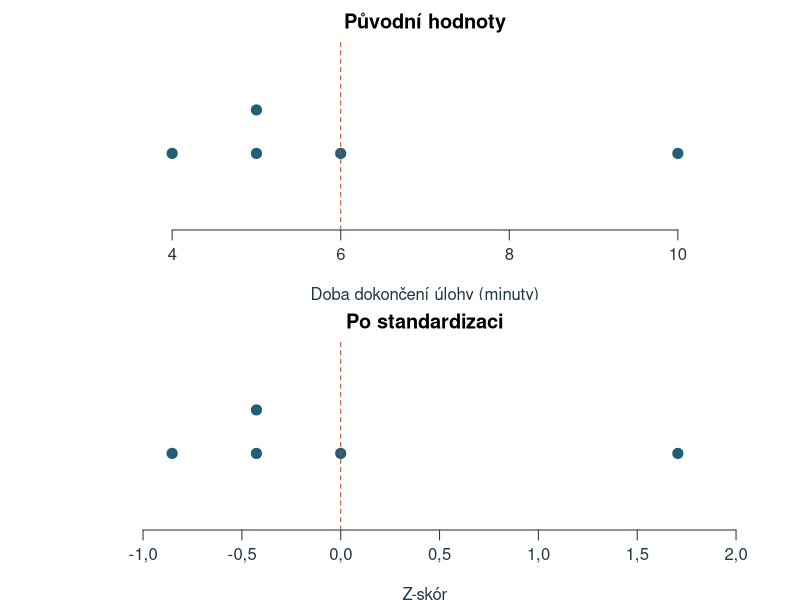
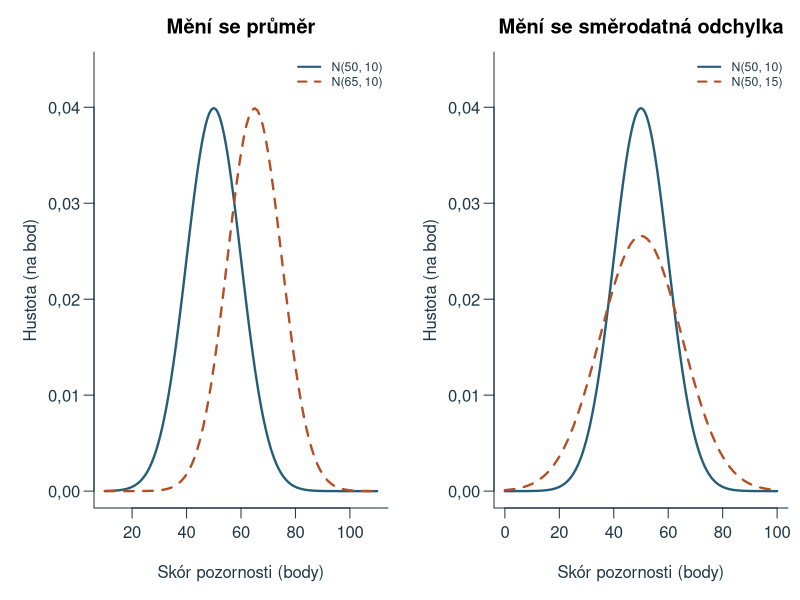
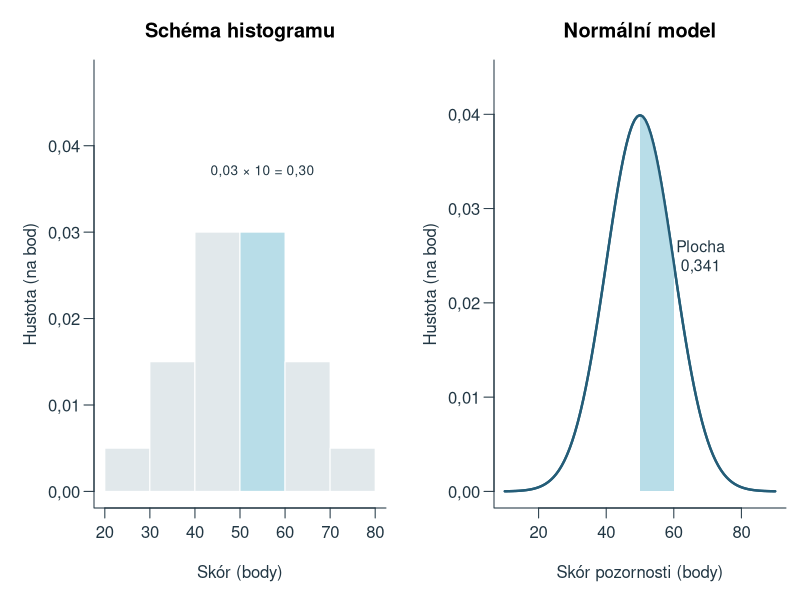
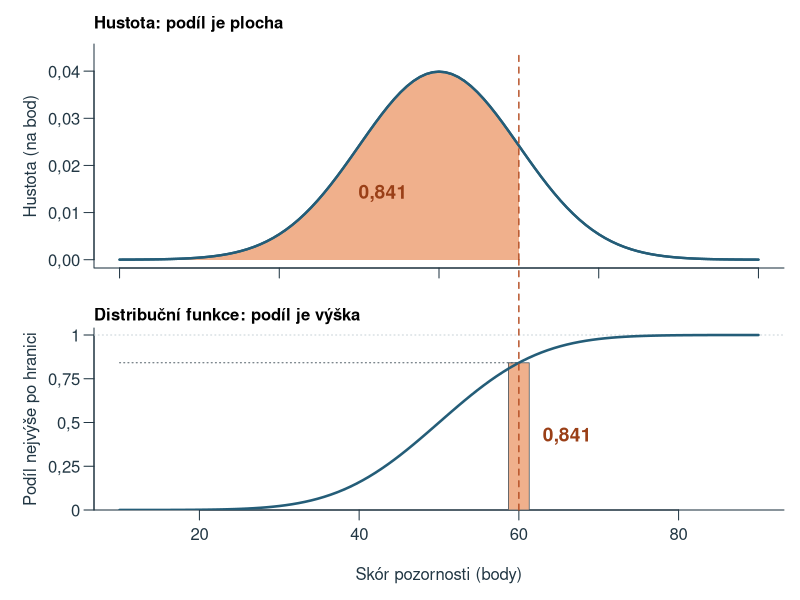
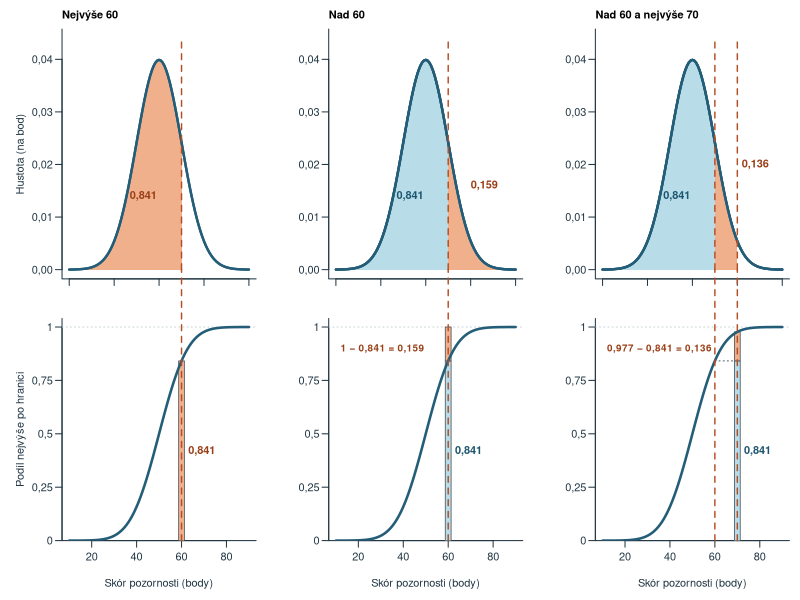
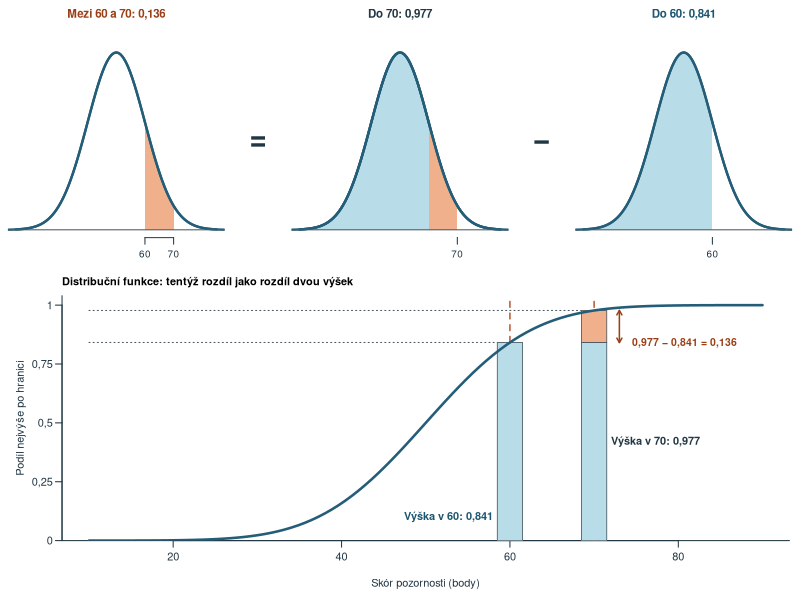
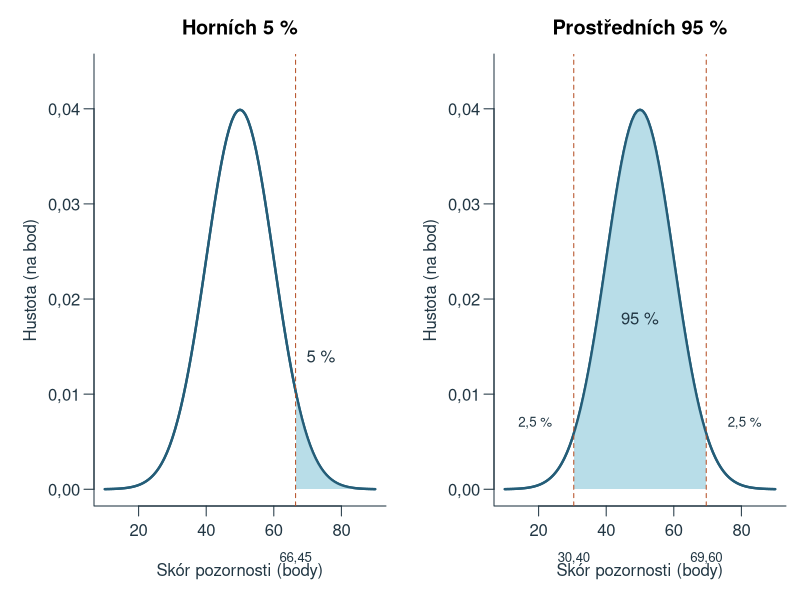
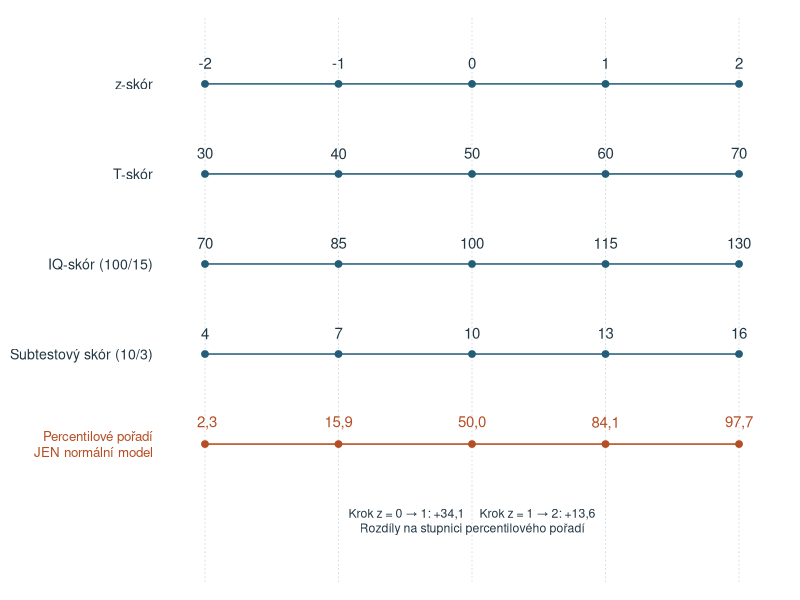

Reproduce these figures in R, in order.
# Original teaching examples; base R, UTF-8, deterministic project-root paths.
ch4_data <- read.csv('data/kapitola_04.csv', fileEncoding='UTF-8')
ch4_x <- ch4_data$skor_body
ch4_p <- (seq_along(ch4_x)-.5)/length(ch4_x)
ch4_z <- qnorm(ch4_p)
ch4_reference <- mean(ch4_x)+sd(ch4_x)*ch4_z
ch4_sten_breaks <- c(-Inf,seq(-2,2,.5),Inf)
ch4_stanine_breaks <- c(-Inf,seq(-1.75,1.75,.5),Inf)
ch4_sten <- function(z) as.integer(cut(z,ch4_sten_breaks,right=TRUE))
ch4_stanine <- function(z) as.integer(cut(z,ch4_stanine_breaks,right=TRUE))
ch4_sten_proportions <- diff(pnorm(ch4_sten_breaks))
ch4_stanine_proportions <- diff(pnorm(ch4_stanine_breaks))
ch4_out <- 'assets/chapter-04/plots'
ch4_old_options <- options(OutDec=',')
dir.create(ch4_out,recursive=TRUE,showWarnings=FALSE)
ch4_blue <- '#245D78'; ch4_orange <- '#B54E24'; ch4_fill <- '#B8DDE8'; ch4_gray <- '#4D5A63'
ch4_draw <- function(name,code,width=8,height=4.5) {
  svg(file.path(ch4_out,paste0(name,'.svg')),width=width,height=height,family='sans',bg='white')
  par(mar=c(4.5,4.5,2.6,.8),mgp=c(2.7,.7,0),las=1,col.axis='#223744',col.lab='#223744',fg='#223744',cex=.9)
  force(code); dev.off()
}
ch4_curve <- function(mu=50,sigma=10,main='',xlim=c(10,90),ylim=c(0,.044)) {
  x <- seq(xlim[1],xlim[2],length.out=1001)
  plot(x,dnorm(x,mu,sigma),type='l',lwd=2.3,col=ch4_blue,xlab='Skór pozornosti (body)',ylab='Hustota (na bod)',main=main,xlim=xlim,ylim=ylim,bty='l')
}
ch4_area <- function(lower,upper,mu=50,sigma=10,fill=ch4_fill) {
  v <- seq(max(lower,mu-4*sigma),min(upper,mu+4*sigma),length.out=400)
  polygon(c(v[1],v,tail(v,1)),c(0,dnorm(v,mu,sigma),0),col=fill,border=NA)
  curve(dnorm(x,mu,sigma),add=TRUE,lwd=2.3,col=ch4_blue)
}
ch4_draw('standardizace', {
  par(mfrow=c(2,1),mar=c(3.5,3.5,2.1,1))
  v <- c(4,5,5,6,10); z <- (v-mean(v))/sd(v); h <- c(1,1,1.25,1,1)
  for(k in 1:2) {
    a <- if(k==1) v else z
    plot(a,h,pch=19,cex=1.35,col=ch4_blue,yaxt='n',ylab='',ylim=c(.6,1.6),xlim=range(a)+c(-.15,.15)*diff(range(a)),bty='n',xlab=if(k==1)'Doba dokončení úlohy (minuty)' else 'Z-skór',main=if(k==1)'Původní hodnoty' else 'Po standardizaci')
    abline(v=if(k==1)mean(v) else 0,lty=2,col=ch4_orange)
  }
},height=5)
ch4_draw('parametry', {
  par(mfrow=c(1,2),mar=c(4.6,4.7,2.6,.6))
  ch4_curve(main='Mění se průměr',xlim=c(10,110))
  curve(dnorm(x,65,10),add=TRUE,col=ch4_orange,lwd=2.3,lty=2)
  legend('topright',c('N(50, 10)','N(65, 10)'),col=c(ch4_blue,ch4_orange),lty=1:2,lwd=2,bty='n',cex=.74)
  ch4_curve(main='Mění se směrodatná odchylka',xlim=c(0,100))
  curve(dnorm(x,50,15),add=TRUE,col=ch4_orange,lwd=2.3,lty=2)
  legend('topright',c('N(50, 10)','N(50, 15)'),col=c(ch4_blue,ch4_orange),lty=1:2,lwd=2,bty='n',cex=.74)
},width=10)
ch4_draw('hustota', {
  par(mfrow=c(1,2),mar=c(4.6,4.7,3,.7))
  plot(NA,xlim=c(20,80),ylim=c(0,.048),xlab='Skór (body)',ylab='Hustota (na bod)',main='Schéma histogramu',bty='l')
  b <- seq(20,80,10); heights <- c(.005,.015,.03,.03,.015,.005)
  rect(b[-7],0,b[-1],heights,col=c(rep('#E1E8EB',3),ch4_fill,rep('#E1E8EB',2)),border='white')
  text(55,.037,'0,03 × 10 = 0,30',cex=.82)
  ch4_curve(main='Normální model')
  ch4_area(50,60)
  text(68,.025,'Plocha\n0,341',cex=.95)
},width=9)
# Density above, distribution function below: the coloured area equals the coloured height.
ch4_hi <- '#F0B08C'; ch4_hi_text <- '#9A3F17'; ch4_lo <- ch4_fill; ch4_lo_text <- '#1D5670'
ch4_fmt <- function(v) format(round(v,3),nsmall=3)
ch4_F <- function(x) pnorm(x,50,10)
ch4_top_mar <- c(1.6,4.7,2.2,.8); ch4_bottom_mar <- c(4.5,4.7,1.4,.8)
ch4_density_panel <- function(title,ylab='Hustota (na bod)') {
  par(mar=ch4_top_mar)
  x <- seq(10,90,length.out=1001)
  plot(x,dnorm(x,50,10),type='n',xlab='',ylab=ylab,xlim=c(10,90),ylim=c(0,.044),bty='l',xaxt='n')
  axis(1,at=seq(10,90,20),labels=FALSE)
  title(main=title,adj=0,cex.main=1)
}
ch4_density_line <- function() curve(dnorm(x,50,10),from=10,to=90,add=TRUE,lwd=2.3,col=ch4_blue)
ch4_cdf_panel <- function(title,ylab='Podíl nejvýše po hranici') {
  par(mar=ch4_bottom_mar)
  plot(NA,xlim=c(10,90),ylim=c(0,1.04),yaxs='i',xlab='Skór pozornosti (body)',ylab=ylab,bty='l',yaxt='n')
  axis(2,at=seq(0,1,.25),labels=c('0','0,25','0,5','0,75','1'))
  abline(h=1,col='#C9D3D8',lty=3)
  title(main=title,adj=0,cex.main=1)
}
ch4_cdf_line <- function() curve(ch4_F(x),from=10,to=90,add=TRUE,lwd=2.5,col=ch4_blue)
# Column at the boundary: stacked pieces c(y0,y1,fill).
ch4_column <- function(x,pieces,w=2.6) for(p in pieces) rect(x-w/2,p[[1]],x+w/2,p[[2]],col=p[[3]],border=ch4_gray,lwd=.8)
# One dashed boundary line through both panels; call in the top panel, then link() in the bottom one.
ch4_link_start <- function(xs) { segments(xs,0,xs,.044,lty=2,lwd=1.4,col=ch4_orange); grconvertY(0,'user','ndc') }
ch4_link_end <- function(xs,ndc) { op <- par(xpd=NA); segments(xs,0,xs,grconvertY(ndc,'ndc','user'),lty=2,lwd=1.4,col=ch4_orange); par(op) }
ch4_draw('distribucni', {
  layout(matrix(1:2,2))
  ch4_density_panel('Hustota: podíl je plocha')
  ch4_area(-Inf,60,fill=ch4_hi); ch4_density_line()
  text(43,.014,ch4_fmt(ch4_F(60)),col=ch4_hi_text,font=2,cex=1.15)
  ndc <- ch4_link_start(60)
  ch4_cdf_panel('Distribuční funkce: podíl je výška')
  ch4_column(60,list(list(0,ch4_F(60),ch4_hi)))
  segments(10,ch4_F(60),60,ch4_F(60),lty=3,col=ch4_gray)
  ch4_cdf_line(); ch4_link_end(60,ndc)
  text(63,ch4_F(60)/2,ch4_fmt(ch4_F(60)),col=ch4_hi_text,font=2,cex=1.15,adj=0)
},width=7,height=6.6)
ch4_draw('oblasti', {
  layout(matrix(1:6,2))
  ttl <- c('Nejvýše 60','Nad 60','Nad 60 a nejvýše 70')
  for(k in 1:3) {
    yl <- if(k==1) 'Hustota (na bod)' else ''
    ch4_density_panel(ttl[k],ylab=yl)
    if(k==1) { ch4_area(-Inf,60,fill=ch4_hi); text(43,.014,ch4_fmt(ch4_F(60)),col=ch4_hi_text,font=2) }
    if(k==2) { ch4_area(-Inf,60,fill=ch4_lo); ch4_area(60,Inf,fill=ch4_hi)
      text(43,.014,ch4_fmt(ch4_F(60)),col=ch4_lo_text,font=2); text(76,.016,ch4_fmt(1-ch4_F(60)),col=ch4_hi_text,font=2) }
    if(k==3) { ch4_area(-Inf,60,fill=ch4_lo); ch4_area(60,70,fill=ch4_hi)
      text(43,.014,ch4_fmt(ch4_F(60)),col=ch4_lo_text,font=2); text(78,.02,ch4_fmt(ch4_F(70)-ch4_F(60)),col=ch4_hi_text,font=2) }
    ch4_density_line()
    xs <- if(k==3) c(60,70) else 60
    ndc <- ch4_link_start(xs)
    ch4_cdf_panel('',ylab=if(k==1) 'Podíl nejvýše po hranici' else '')
    if(k==1) { ch4_column(60,list(list(0,ch4_F(60),ch4_hi)))
      text(63,.42,ch4_fmt(ch4_F(60)),col=ch4_hi_text,font=2,adj=0) }
    if(k==2) { ch4_column(60,list(list(0,ch4_F(60),ch4_lo),list(ch4_F(60),1,ch4_hi)))
      text(63,.42,ch4_fmt(ch4_F(60)),col=ch4_lo_text,font=2,adj=0)
      text(12,.9,paste0('1 − ',ch4_fmt(ch4_F(60)),' = ',ch4_fmt(1-ch4_F(60))),col=ch4_hi_text,font=2,adj=0,cex=.9) }
    if(k==3) { segments(60,ch4_F(60),70,ch4_F(60),lty=3,col=ch4_gray)
      ch4_column(70,list(list(0,ch4_F(60),ch4_lo),list(ch4_F(60),ch4_F(70),ch4_hi)))
      text(73,.42,ch4_fmt(ch4_F(60)),col=ch4_lo_text,font=2,adj=0)
      text(12,.9,paste0(ch4_fmt(ch4_F(70)),' − ',ch4_fmt(ch4_F(60)),' = ',ch4_fmt(ch4_F(70)-ch4_F(60))),col=ch4_hi_text,font=2,adj=0,cex=.9) }
    ch4_cdf_line(); ch4_link_end(xs,ndc)
  }
},width=10.5,height=6.4)
ch4_draw('mezi', {
  layout(matrix(c(1,2,3,4,5,6,6,6,6,6),2,byrow=TRUE),widths=c(1,.22,1,.22,1),heights=c(1,1.25))
  mini <- function(parts,lab,labcol,ticks) {
    par(mar=c(2.2,.6,2,.6))
    plot(NA,xlim=c(15,85),ylim=c(0,.044),axes=FALSE,xlab='',ylab='')
    for(p in parts) ch4_area(p[[1]],p[[2]],fill=p[[3]])
    ch4_density_line(); axis(1,at=ticks,cex.axis=.9); abline(h=0,col=ch4_gray)
    title(main=lab,col.main=labcol,cex.main=1.05)
  }
  sym <- function(s) { par(mar=c(2.2,0,2,0)); plot.new(); text(.5,.45,s,cex=2.6,font=2,col='#223744') }
  mini(list(list(60,70,ch4_hi)),paste('Mezi 60 a 70:',ch4_fmt(ch4_F(70)-ch4_F(60))),ch4_hi_text,c(60,70))
  sym('=')
  mini(list(list(-Inf,60,ch4_lo),list(60,70,ch4_hi)),paste('Do 70:',ch4_fmt(ch4_F(70))),'#223744',70)
  sym('−')
  mini(list(list(-Inf,60,ch4_lo)),paste('Do 60:',ch4_fmt(ch4_F(60))),ch4_lo_text,60)
  par(mar=c(4.5,4.7,2.2,.8))
  plot(NA,xlim=c(10,90),ylim=c(0,1.04),yaxs='i',xlab='Skór pozornosti (body)',ylab='Podíl nejvýše po hranici',bty='l',yaxt='n')
  axis(2,at=seq(0,1,.25),labels=c('0','0,25','0,5','0,75','1'))
  title(main='Distribuční funkce: tentýž rozdíl jako rozdíl dvou výšek',adj=0,cex.main=1)
  abline(v=c(60,70),lty=2,lwd=1.4,col=ch4_orange)
  segments(10,c(ch4_F(60),ch4_F(70)),c(60,70),c(ch4_F(60),ch4_F(70)),lty=3,col=ch4_gray)
  ch4_column(60,list(list(0,ch4_F(60),ch4_lo)),w=3)
  ch4_column(70,list(list(0,ch4_F(60),ch4_lo),list(ch4_F(60),ch4_F(70),ch4_hi)),w=3)
  ch4_cdf_line()
  text(58,.1,paste('Výška v 60:',ch4_fmt(ch4_F(60))),col=ch4_lo_text,font=2,adj=1)
  text(72,.42,paste('Výška v 70:',ch4_fmt(ch4_F(70))),col='#223744',font=2,adj=0)
  arrows(73,ch4_F(60),73,ch4_F(70),code=3,length=.05,col=ch4_hi_text,lwd=1.5)
  text(74.5,(ch4_F(60)+ch4_F(70))/2-.07,paste0(ch4_fmt(ch4_F(70)),' − ',ch4_fmt(ch4_F(60)),' = ',ch4_fmt(ch4_F(70)-ch4_F(60))),col=ch4_hi_text,font=2,adj=0,cex=.95)
},width=10,height=6.6)
ch4_draw('kvantily', {
  par(mfrow=c(1,2),mar=c(4.7,4.7,2.7,.7))
  ch4_curve(main='Horních 5 %');a<-qnorm(.95,50,10);ch4_area(a,Inf)
  abline(v=a,lty=2,col=ch4_orange);text(74,.014,'5 %');axis(1,at=a,labels='66,45',line=1.3,tick=FALSE,cex.axis=.8)
  ch4_curve(main='Prostředních 95 %');a<-qnorm(c(.025,.975),50,10);ch4_area(a[1],a[2])
  abline(v=a,lty=2,col=ch4_orange);text(50,.018,'95 %');text(c(19,81),.007,'2,5 %',cex=.8)
  axis(1,at=a,labels=c('30,40','69,60'),line=1.3,tick=FALSE,cex.axis=.8)
},width=9)
ch4_draw('skaly', {
  par(mar=c(1,9,1,1))
  plot(NA,xlim=c(-2.15,2.15),ylim=c(-1.3,4.5),axes=FALSE,xlab='',ylab='')
  abline(v=-2:2,col='#D6E0E5',lty=3)
  for(k in 1:4) {
    y<-5-k;segments(-2,y,2,y,col=ch4_blue,lwd=1.5)
    points(-2:2,rep(y,5),pch=19,col=ch4_blue)
    text(-2:2,y+.23,list(-2:2,50+10*(-2:2),100+15*(-2:2),10+3*(-2:2))[[k]])
    mtext(c('z-skór','T-skór','IQ-skór (100/15)','Subtestový skór (10/3)')[k],side=2,at=y,line=.5,las=1,cex=.85)
  }
  segments(-2,0,2,0,col=ch4_orange,lwd=1.5)
  points(-2:2,rep(0,5),pch=19,col=ch4_orange)
  text(-2:2,.23,format(round(100*pnorm(-2:2),1),decimal.mark=','),col=ch4_orange)
  mtext('Percentilové pořadí\nJEN normální model',side=2,at=0,line=.5,las=1,cex=.8,col=ch4_orange)
  text(0,-.85,'Krok z = 0 → 1: +34,1     Krok z = 1 → 2: +13,6\nRozdíly na stupnici percentilového pořadí',cex=.82)
},height=5.8)
ch4_draw('z-jako-jednotka', {
  par(mar=c(0,0,0,0));plot.new();plot.window(xlim=c(0,10),ylim=c(0,7),xaxs='i',yaxs='i')
  for(k in 1:2) {
    y<-if(k==1) 5 else 2
    text(.5,y+1.3,if(k==1) 'Test A: průměr 50 bodů; směrodatná odchylka 10 bodů' else 'Test B: průměr 30 bodů; směrodatná odchylka 6 bodů',adj=0,font=2)
    xx<-c(2,4,6);segments(1,y,7,y,col=ch4_blue)
    points(xx,rep(y,3),pch=19,col=ch4_blue)
    text(xx,y-.5,if(k==1)c('50','60','70') else c('30','36','42'))
    for(j in seq_len(k)) {
      arrows(xx[j],y+.5,xx[j+1],y+.5,length=.08,code=3,col=ch4_orange)
      text(mean(xx[j:(j+1)]),y+.8,if(k==1)'10 bodů' else '6 bodů',cex=.85)
    }
    points(xx[k+1],y,pch=21,cex=2.7,col=ch4_orange,bg='white',lwd=2)
    text(8.5,y,paste0('z = ',k),font=2,cex=1.25)
    text(2,y-.95,'průměr',cex=.85)
  }
  text(.5,.25,'Porovnáváme počet kroků od průměru, nikoli počty hrubých bodů.',adj=0,cex=.85)
},width=8,height=5.4)
ch4_draw('pasma-skoru', {
  par(mfrow=c(2,1),mar=c(5.7,4.4,3,1),cex=.95)
  for(k in 1:2) {
    breaks<-if(k==1) ch4_sten_breaks else ch4_stanine_breaks
    finite_breaks<-pmax(-3.5,pmin(3.5,breaks));target<-if(k==1) ch4_sten(1.2) else ch4_stanine(1.2)
    plot(NA,xlim=c(-3.5,3.5),ylim=c(0,.48),xlab='Z-skór',ylab='Hustota',bty='l',
      main=if(k==1)'Deset stenových pásem' else 'Devět staninových pásem',xaxt='n',yaxs='i')
    for(j in seq_len(length(breaks)-1)) {
      v<-seq(finite_breaks[j],finite_breaks[j+1],length.out=150)
      polygon(c(v[1],v,tail(v,1)),c(0,dnorm(v),0),border=NA,
        col=if(j==target)'#F3C395' else c('#DAEBF1','#B8DDE8')[(j%%2)+1])
    }
    curve(dnorm(x),add=TRUE,col=ch4_blue,lwd=2)
    abline(v=breaks[is.finite(breaks)],col='#667078',lty=3)
    mids<-(head(finite_breaks,-1)+tail(finite_breaks,-1))/2
    axis(1,at=breaks[is.finite(breaks)],cex.axis=.78)
    mtext(if(k==1)'Sten:' else 'Stanin:',side=1,line=3.5,at=-3.3,cex=.8)
    mtext(seq_along(mids),side=1,line=3.5,at=mids,cex=.85)
    points(1.2,dnorm(1.2),pch=19,col=ch4_orange)
    arrows(1.2,.4,1.2,dnorm(1.2)+.02,length=.08,col=ch4_orange)
    text(1.35,.43,paste0('z = 1,2 → ',if(k==1)'sten ' else 'stanin ',target),adj=0,cex=.9)
    arrows(c(-2.8,2.8),c(.06,.06),c(-3.4,3.4),c(.06,.06),length=.08)
    text(c(-2.8,2.8),c(.1,.1),'pokračuje',cex=.7)
    if(k==1) {
      points(c(1.1,1.4),c(.025,.025),pch=21,bg='white',col=ch4_orange,cex=.9)
      text(-3.2,.4,'Malé kroužky: z = 1,1 a 1,4\nOba výsledky patří do stenu 8.',adj=0,cex=.8)
    }
  }
},width=8.5,height=8.4)
ch4_norm_x <- c(11,12,12,13,14,14,14,16,17,19,22,26,31,39,52)
ch4_norm_z <- qnorm((rank(ch4_norm_x)-.5)/length(ch4_norm_x))
ch4_draw('normalizace', {
  par(mar=c(4.3,4.6,2.6,4.6))
  x <- ch4_norm_x; z <- ch4_norm_z; g <- 2.6; w <- 7.6
  ux <- function(v) (v-10)/45; uz <- function(v) (v+2.25)/4.5
  hx <- hist(x,breaks=seq(10,55,5),right=FALSE,plot=FALSE)
  hz <- hist(z,breaks=seq(-2,2,.5),right=FALSE,plot=FALSE)
  plot(NA,xlim=c(-g-w,g+w),ylim=c(0,1),xaxs='i',yaxs='i',axes=FALSE,xlab='',ylab='')
  abline(h=ux(seq(10,55,5)),col='#EEF2F4'); box(bty='l',col='#223744'); box(bty='7',col='#223744')
  rect(-g-hx$counts,ux(head(hx$breaks,-1)),-g,ux(hx$breaks[-1]),col=ch4_fill,border=ch4_blue,lwd=.8)
  rect(g,uz(head(hz$breaks,-1)),g+hz$counts,uz(hz$breaks[-1]),col=ch4_hi,border=ch4_hi_text,lwd=.8)
  # Tied values sit side by side; each pair of dots is joined by a translucent line.
  tie <- ave(x,x,FUN=function(v) seq_along(v)-(length(v)+1)/2)*.32
  xl <- -g+.75+tie; xr <- g-.75+tie
  segments(xl,ux(x),xr,uz(z),col=adjustcolor(ch4_gray,.5),lwd=1.3)
  points(xl,ux(x),pch=21,bg=ch4_blue,col='white',cex=1.25)
  points(xr,uz(z),pch=21,bg=ch4_hi_text,col='white',cex=1.25)
  axis(2,at=ux(seq(10,50,10)),labels=seq(10,50,10))
  axis(4,at=uz(-2:2),labels=c('−2','−1','0','1','2'))
  mtext('Doba řešení (s)',side=2,line=2.8,las=0); mtext('z-skór po normalizaci',side=4,line=2.8,las=0)
  cnt <- 0:7
  axis(1,at=c(-g-cnt,g+cnt),labels=c(cnt,cnt))
  mtext('Četnost',side=1,line=2.5)
  mtext('Původní doby',side=3,line=.6,at=-g-w/2,font=2)
  mtext('Po normalizaci',side=3,line=.6,at=g+w/2,font=2)
},width=8,height=5.6)
ch4_draw('qq-konstrukce', {
  par(mar=c(0,0,0,0));plot.new();plot.window(xlim=c(0,10),ylim=c(0,9),xaxs='i',yaxs='i')
  box_label<-function(x,y,w,h,label,fill=ch4_fill) {
    rect(x-w/2,y-h/2,x+w/2,y+h/2,col=fill,border=ch4_blue)
    text(x,y,label,cex=.93)
  }
  box_label(5,8.1,7,1,'První pořadí z 12 seřazených skórů: i = 1')
  arrows(c(4,6),7.5,c(2.5,7.5),6.8,length=.1)
  box_label(2.5,6,4,1.4,'DATA\nPrvní pozorovaný skór: 35 bodů')
  box_label(7.5,6,4,1.4,'MODEL\nPodíl p = (1 − 0,5) / 12\n≈ 0,041667')
  arrows(7.5,5.2,7.5,4.7,length=.1)
  box_label(7.5,3.9,4,1.4,'Normální kvantil pro tento podíl\nz ≈ −1,731664')
  arrows(2.5,5.2,3.6,2,length=.1)
  arrows(7.5,3.1,6.4,2,length=.1)
  text(1.65,3.65,'Svislá osa\npozorovaný skór',cex=.85)
  text(8.05,2.5,'Vodorovná osa\nteoretický kvantil',cex=.85)
  box_label(5,1.3,5.5,1.2,'Bod Q–Q grafu: (−1,73; 35)',fill='#FAECDD')
  text(5,.25,'Pořadí propojí data s modelem; nejde o dvě měření jednoho člověka.',cex=.85)
},width=8,height=6.7)
ch4_draw('qq-priklad', {
  plot(ch4_z,ch4_x,pch=19,col=ch4_blue,cex=1.15,xlab='Teoretický normální kvantil (z)',ylab='Pozorovaný skór pozornosti (body)',bty='l',xlim=c(-2,2),ylim=c(30,70))
  abline(a=mean(ch4_x),b=sd(ch4_x),col=ch4_orange,lwd=2,lty=2)
  legend('topleft',c('Pozorované skóry','Referenční přímka m + s z'),col=c(ch4_blue,ch4_orange),pch=c(19,NA),lty=c(NA,2),bty='n',cex=.85)
},width=7)
# Distinct simulations for graphical diagnosis; not empirical psychological data.
set.seed(20261010)
ch4_simulations <- list(normalni=rnorm(200,50,10),sikme=30+rexp(200,rate=1/15),chvosty=50+8*rt(200,df=3),smes=c(rnorm(100,36,5),rnorm(100,64,5)))
ch4_titles <- c(normalni='Normální model',sikme='Rozdělení zešikmené doprava',chvosty='Těžší chvosty',smes='Směs dvou skupin')
for(nm in names(ch4_simulations)) ch4_draw(paste0('diagnostika-',nm), {
  v<-ch4_simulations[[nm]]; z<-qnorm((seq_along(v)-.5)/length(v))
  par(mfrow=c(1,2),mar=c(4.6,4.7,2.7,.6))
  h<-hist(v,breaks='FD',plot=FALSE);xx<-seq(min(h$breaks),max(h$breaks),length.out=500)
  plot(h,freq=FALSE,col=ch4_fill,border='white',main=ch4_titles[nm],xlab='Simulovaný skór',ylab='Hustota',ylim=c(0,1.12*max(h$density,dnorm(xx,mean(v),sd(v)))));lines(xx,dnorm(xx,mean(v),sd(v)),col=ch4_orange,lwd=2)
  plot(z,sort(v),pch=19,cex=.55,col=ch4_blue,xlab='Teoretický normální kvantil (z)',ylab='Seřazený simulovaný skór',main='Normální Q–Q graf',bty='l')
  abline(a=mean(v),b=sd(v),lty=2,col=ch4_orange,lwd=2)
},width=9,height=4.4)
# Same normal simulation: the curve matches bar heights only on the density scale.
ch4_draw('histogram-krivka', {
  v<-ch4_simulations$normalni; h<-hist(v,breaks='FD',plot=FALSE)
  xx<-seq(min(h$breaks),max(h$breaks),length.out=500); yy<-dnorm(xx,mean(v),sd(v))
  par(mfrow=c(1,2),mar=c(4.6,4.7,2.7,.6))
  plot(h,freq=TRUE,col=ch4_fill,border='white',main='Svislá osa: četnost',xlab='Simulovaný skór',ylab='Četnost',ylim=c(0,1.12*max(h$counts)))
  lines(xx,yy,col=ch4_orange,lwd=2)
  plot(h,freq=FALSE,col=ch4_fill,border='white',main='Svislá osa: hustota',xlab='Simulovaný skór',ylab='Hustota (na bod)',ylim=c(0,1.12*max(h$density,yy)))
  lines(xx,yy,col=ch4_orange,lwd=2)
},width=9,height=4.4)
options(ch4_old_options)
